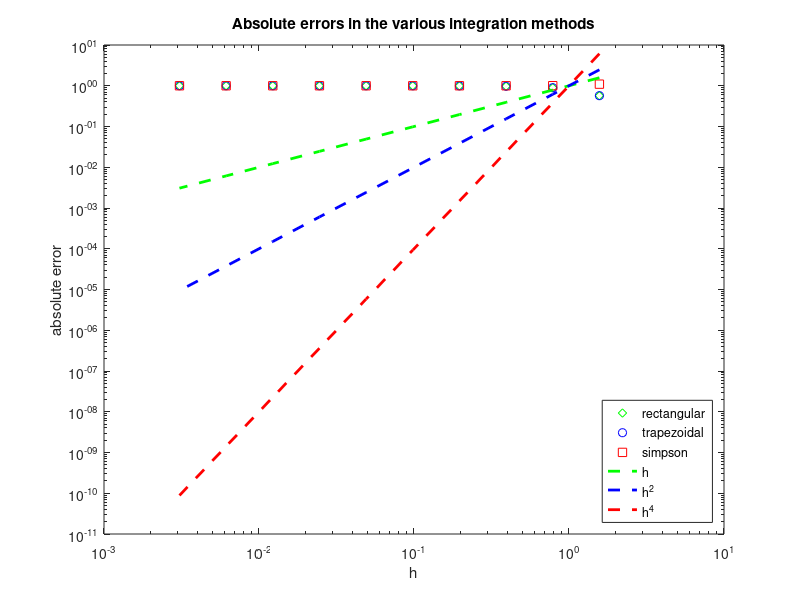

Write the MATLAB code that produced this figure.
%**************************************************************************
%*     Example  3.1                                                       *
%*     filename: ch03pr01.m                                               *
%*     program listing number: 3.1                                        *
%*                                                                        *
%*  This program integrate sin(x) from x=0 to x=pi using rectangular,     *
%*  trapezoidal and simpson methods.  Absolute errors are plotted.        *
%*                                                                        *
%*     Programed by Ryoichi Kawai for Computational Physics Course.       *
%*     Last modification:  01/06/2014.                                    *
%**************************************************************************

clear all;

% Set the lower and upper bound of the integration
a=0;
b=pi;

opt=input('Use MATLAB built-in integration? [y/n]','s');
if opt=='y'
    display('MATLAB built-in trapz will be used.');
else
    display('No MATLAB built-in function will be used.');
end

% Header of the output
display('    Absolute error in various numrical integration')
fprintf(' %3s %21s %24s %24s\n','N','Rectangular','Trapezoidal','Simpson');

% loop over different N
for k=1:10
    N=2^k;
    h(k)=(b-a)/N;
    
    % evaluate the variable and function
    for i=0:N
         x(i+1)=a+i*h(k);
         f(i+1)=sin(x(i+1));
    end
    
    % Rectangular rule
    rect=sum(f(1:N))*h(k);
    
    % Trapezoidal rule
    if opt=='y'
        % Use MATLAB trapz
        trap=trapz(x,f);
    else
        % Manual
        trap=sum(f(2:N))*h(k) + (f(1)+f(N+1))*h(k)/2;
    end
    
    % Simpson rule
    simp=(2*sum(f(1:2:N-1))+4*sum(f(2:2:N))-f(1)+f(N+1))*h(k)/3;

    % Evaluation of errors (the exat answer is 1)
    err_rect(k)=abs(1-rect);
    err_trap(k)=abs(1-trap);
    err_simp(k)=abs(1-simp);
    
    %print out the results
    fprintf('   %5d %24.16e %24.16e %24.16e \n',...
        N,err_rect(k),err_trap(k),err_simp(k));
end

% Order of the errors
h2=h.^2;
h3=h.^3;
h4=h.^4;

% Plot the results
subplot(1,1,1)
p=loglog(h,err_rect,'d',h,err_trap,'o',h,err_simp,'s',...
    h,h,'--',h,h2,'--',h,h4,'--');

% Format the plot
title('Absolute errors in the various integration methods');
xlabel('h');
ylabel('absolute error');
set(p(1),'Color','green');
set(p(2),'Color','blue');
set(p(3),'Color','red');
set(p(4),'Color','green','LineWidth',2);
set(p(5),'Color','blue','LineWidth',2);
set(p(6),'Color','red','LineWidth',2);
legend(p,{'rectangular','trapezoidal','simpson','h','h^2','h^4'});
legend(p,'Location','SouthEast');
